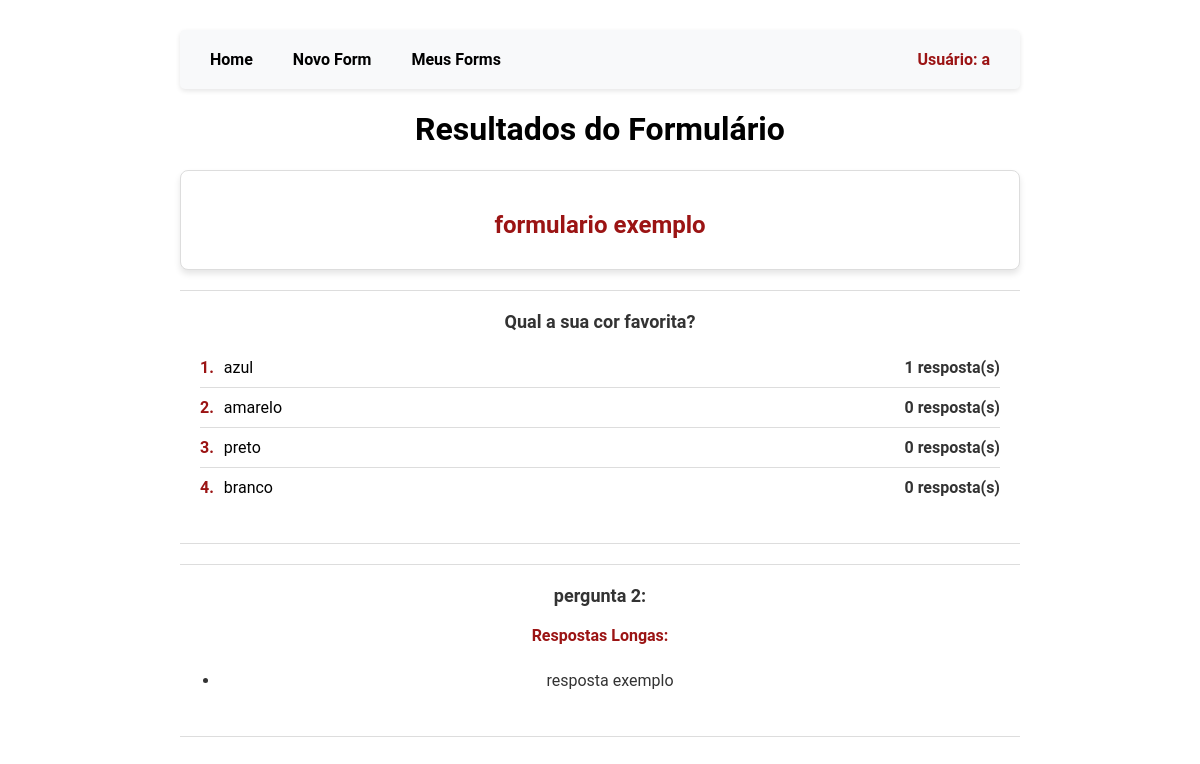
Page /form_result/34/ (signed in) on the committed database.
### ExtremeFormsApp/models.py (models this page shows, shortened)
class QuestionList(models.Model):
    name = models.CharField(max_length=200)
    description = models.TextField(blank=True)
    shareable_link = models.CharField(max_length=200, blank=True)
    user = models.ForeignKey(User, on_delete=models.CASCADE)
    created_at = models.DateTimeField(default=timezone.now)
    updated_at = models.DateTimeField(default=timezone.now)
    form_link = models.URLField(blank=True, null=True)  # New field for form link

class Question(models.Model):
    QUESTION_TYPES = [
        ('title', 'Title'),
        ('multiple_choice', 'Multiple Choice'),
        ('long_answer', 'Long Answer'),
    ]
    question_list = models.ForeignKey(QuestionList, related_name='questions', on_delete=models.CASCADE, null=True)
    text = models.CharField(max_length=200, default='')
    question_type = models.CharField(max_length=20, choices=QUESTION_TYPES, default='multiple_choice')
    multiple_choice_options = models.JSONField(blank=True, null=True, default=dict)
    created_at = models.DateTimeField(default=timezone.now)
    updated_at = models.DateTimeField(default=timezone.now)

class Answer(models.Model):
    question = models.ForeignKey(Question, on_delete=models.CASCADE)
    multiple_choice_answer = models.CharField(max_length=100, blank=True, null=True)
    long_answer_answer = models.TextField(blank=True, null=True)
    created_at = models.DateTimeField(default=timezone.now)
    updated_at = models.DateTimeField(default=timezone.now)

### ExtremeFormsApp/views.py (the view)
# urls.py: path('form_result/<int:id>/', views.form_result_view, name='form_result'),
@login_required
def form_result_view(request, id):
    question_list = get_object_or_404(QuestionList, id=id)
    questions = question_list.questions.all()
    option_counts = []
    for question in questions:
        if question.question_type == 'multiple_choice':
            options = question.multiple_choice_options.get("options", [])
            question.options = [chr(65 + i) for i in range(len(options))]
            counts = {
                'question_id': question.id,
                'counts': {option: 0 for option in options}
            }
            answers = Answer.objects.filter(question=question)
            for answer in answers:
                if answer.multiple_choice_answer in counts['counts']:
                    counts['counts'][answer.multiple_choice_answer] += 1
            option_counts.append(counts)
    context = {
        'form': question_list,
        'questions': questions,
        'answers': Answer.objects.filter(question__question_list=question_list),  # Ensure this fetches correctly
        'option_counts': option_counts,  # Pass the simplified structure to the template
    }
    print(option_counts)  # Debugging output to verify option counts
    return render(request, 'ExtremeFormsApp/form_result.html', context)

### ExtremeFormsApp/templates/ExtremeFormsApp/form_result.html (shortened to what this page needs)
{% load static %}
<!DOCTYPE html>
<html lang="en">
<head>
    <link rel="stylesheet" href="{% static 'css/ExtremeFormsApp/general.css' %}">
    <link rel="stylesheet" href="{% static 'css/ExtremeFormsApp/new_form.css' %}">
</head>
<body>
    <div class="content">
        {% include 'ExtremeFormsApp/links.html' %}
        <h1>Resultados do Formulário</h1>
        <div class="form-detail">
            <h2>{{ form.name }}</h2>
        </div>
        {% for question in questions %}
            <div class="question-block">
                <strong class="question-title">{{ question.text }}</strong>
                {% if question.question_type == 'multiple_choice' %}
                    <ul class="option-list">
                        {% for count in option_counts %}
                            {% if count.question_id == question.id %}
                                {% for option, qty in count.counts.items %}
                                    <li class="option-item">
                                        <span class="option-letter">{{ forloop.counter }}.</span> {{ option }} <span class="option-qty">{{ qty }} resposta(s)</span>
                                    </li>
                                {% endfor %}
                            {% endif %}
                        {% endfor %}
                    </ul>
                {% elif question.question_type == 'long_answer' %}
                    <h3 class="long-answer-header">Respostas Longas:</h3>
                    <ul class="long-answer-list">
                        {% for answer in answers %}
                            {% if answer.question.id == question.id %}
                                <li class="long-answer-item">{{ answer.long_answer_answer }}</li>
                            {% endif %}
                        {% endfor %}
                    </ul>
                {% endif %}
            </div>
        {% endfor %}
    </div>
</body>
</html>

### ExtremeFormsApp/templates/ExtremeFormsApp/links.html
{% load static %}
<nav class="dev_navbar">
    <a href="/" class="dev_nav-link">Home</a>
    <a href="{% url 'ExtremeFormsApp:new_form' %}" class="dev_nav-link">Novo Form</a>
    <a href="{% url 'ExtremeFormsApp:user_forms' %}" class="dev_nav-link">Meus Forms</a>
    <a href="{% url 'sec-login' %}" class="dev_nav-link user-info" title="Ir para o login">
        {% if user.is_authenticated %}
            Usuário: {{ user.username }}
        {% else %}
            Visitante
        {% endif %}
    </a>
</nav>

### ExtremeFormsApp/static/css/ExtremeFormsApp/general.css (style rules this page uses)
html, body { margin: 0; padding: 0; height: 100%; overflow-y: auto; }
body { font-family: 'Roboto', sans-serif; background-image: url('../../img/ExtremeFormsApp/triangle-mosaic.png'); background-size: cover; background-repeat: no-repeat; background-position: center; display: flex; justify-content: center; align-items: center; min-height: 100vh; }
.content { background-color: #fff; padding: 30px; text-align: center; max-width: 900px; width: 100%; margin: 0 auto; min-height: 100vh; box-sizing: border-box; max-height: 90vh; overflow-y: auto; -ms-overflow-style: none; scrollbar-width: none; }
.dev_navbar { background-color: #f8f9fa; padding: 10px 20px; box-shadow: 0 2px 5px rgba(0, 0, 0, 0.1); display: flex; align-items: center; border-radius: 5px; }
.dev_nav-link { margin-right: 20px; text-decoration: none; color: #000; font-weight: bold; font-size: 16px; transition: color 0.3s, transform 0.2s; display: flex; align-items: center; padding: 10px; }
.dev_nav-link:last-child { margin-right: 0; }
.user-info { margin-left: auto; font-weight: bold; color: #9b1414; display: flex; align-items: center; }

### ExtremeFormsApp/static/css/ExtremeFormsApp/new_form.css (style rules this page uses)
.form-detail { background-color: #ffffff; border: 1px solid #ddd; border-radius: 8px; padding: 20px; box-shadow: 0 4px 6px rgba(0, 0, 0, 0.1); margin-top: 20px; }
.form-detail h2 { color: #9b1414; font-size: 24px; margin-bottom: 10px; }
.question-block { background-color: #ffffff; border-top: 1px solid #ddd; border-bottom: 1px solid #ddd; padding: 20px; width: 100%; margin-top: 20px; box-sizing: border-box; }
.question-title { color: #333; font-size: 18px; font-weight: bold; margin-bottom: 10px; }
.option-list { list-style: none; padding: 0; }
.option-item { display: flex; align-items: center; padding: 10px 0; border-bottom: 1px solid #ddd; }
.option-item:last-child { border-bottom: none; }
.option-letter { font-weight: bold; margin-right: 10px; color: #9b1414; }
.option-qty { margin-left: auto; font-weight: bold; color: #333; }
.long-answer-header { color: #9b1414; font-size: 16px; margin-top: 20px; }
.long-answer-list { list-style-type: disc; padding-left: 20px; }
.long-answer-item { padding: 10px 0; color: #333; }

### rows in the picture
QuestionList: name "formulario exemplo"
Question: text "Qual a sua cor favorita?", counts "azul" "amarelo" "preto" "branco", counts "1" "0" "0" "0"
Question: text "pergunta 2:"
Answer: long_answer_answer "resposta exemplo"

### other values in the picture
{{ user.username }} "a"
